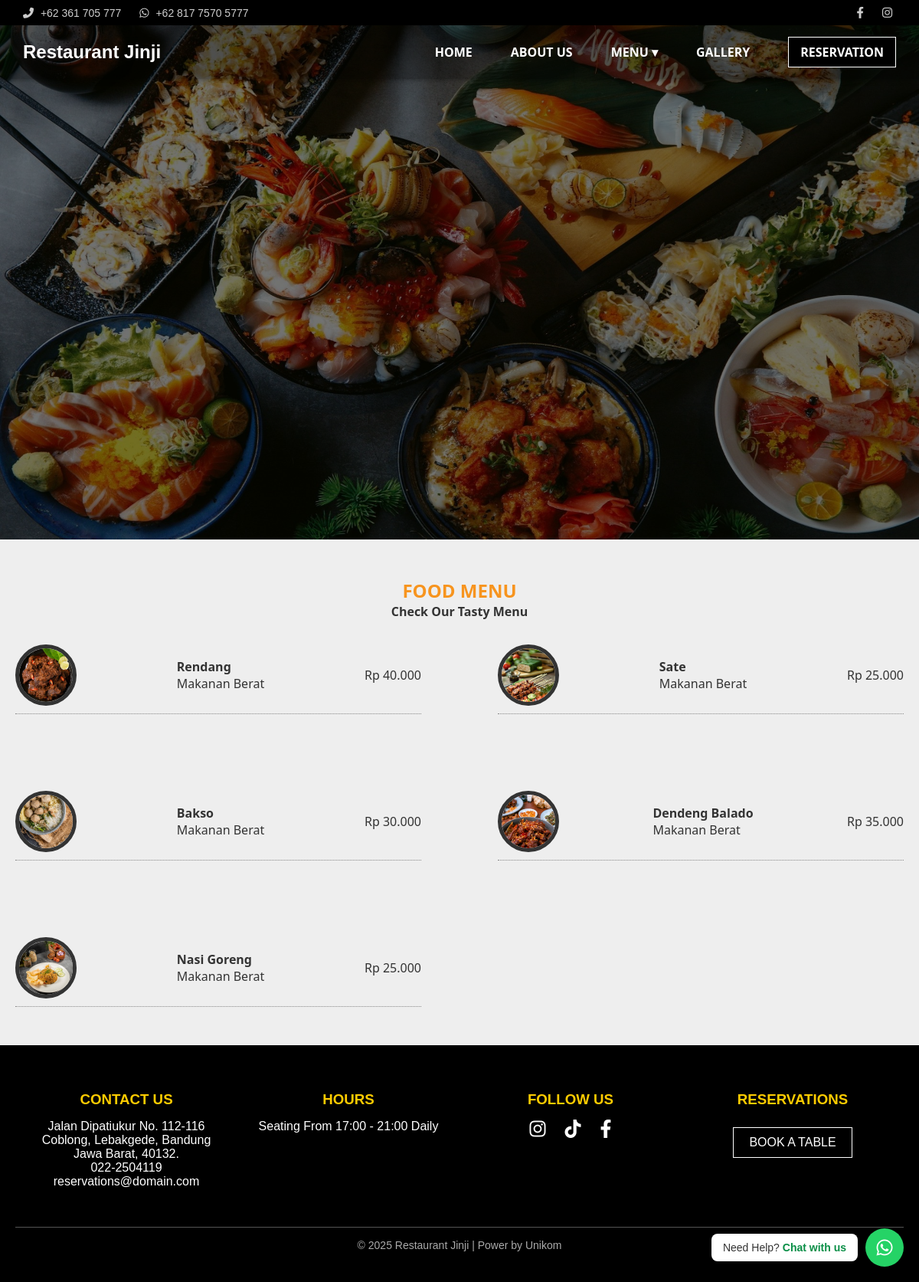
Screenshot of /Pelanggan/food.php with the database file from the repository.
### tables this page shows
CREATE TABLE `menu` (
  `id` int(11) NOT NULL,
  `name` varchar(100) NOT NULL,
  `harga` int(11) DEFAULT 0,
  `gambar` varchar(255) DEFAULT 'default.jpg',
  `jenis` enum('Makanan Berat','Makanan Ringan','Minuman') DEFAULT 'Makanan Berat',
  `tersedia` tinyint(1) DEFAULT 1
);

### Pelanggan/food.php (the view, shortened to what this page needs)
<?php include '../db.php'; ?>
<!DOCTYPE html>
<html lang="en">
<head>
    <link rel="stylesheet" href="css/menu.css">
</head>
<body>
  <?php include 'layouts/app.php'; ?>
<section class="hero">
  <img src="img/food3.jpg" alt="Kayumanis Dish" class="hero-img">
</section>
<section class="menu-section">
  <h2 class="menu-title">FOOD MENU</h2>
  <h4 class="menu-subtitle">Check Our Tasty Menu</h4>
  <div class="menu-items">
    <?php
    $query = mysqli_query($conn, "SELECT * FROM menu WHERE jenis = 'Makanan Berat' AND tersedia = 1");
    while ($row = mysqli_fetch_assoc($query)) :
    ?>
      <div class="menu-item">
        <img src="img/<?= $row['gambar'] ?>" alt="<?= htmlspecialchars($row['name']) ?>">
        <div class="item-text">
          <h4><?= htmlspecialchars($row['name']) ?></h4>
          <p><?= htmlspecialchars($row['jenis']) ?></p>
        </div>
        <div class="price">Rp <?= number_format($row['harga'], 0, ',', '.') ?></div>
      </div>
    <?php endwhile; ?>
  </div>
</section>
<?php include 'layouts/footer.php'; ?>
</body>
</html>

### Pelanggan/css/menu.css (style rules this page uses)
.menu-section { padding: 50px 20px; max-width: 1200px; margin: auto; }
.menu-items { display: grid; grid-template-columns: repeat(2, 1fr); padding-top: 2rem; gap: 100px; }
.menu-item { display: flex; align-items: center; justify-content: space-between; border-bottom: 1px dotted #888; padding-bottom: 10px; }
.menu-item img { width: 80px; height: 80px; object-fit: cover; border-radius: 50%; border: 5px solid #333; }
.menu-title { text-align: center; color: #f7941e; }
.menu-subtitle { text-align: center; }

### Pelanggan/css/style.css (style rules this page uses)
body { font-family: 'Segoe UI', Tahoma, Geneva, Verdana, sans-serif; background-color: #dddddd; margin: 0; color: #333; }
* { margin: 0; padding: 0; box-sizing: border-box; }
.hero { width: 100%; }
.hero-img { width: 100%; max-height: 44rem; filter: brightness(45%); display: block; }

### Admin/css/style.css (style rules this page uses)
* { margin: 0; padding: 0; box-sizing: border-box; }
:root { --poppins: 'Poppins', sans-serif; --lato: 'Lato', sans-serif; --light: #F9F9F9; --blue: #3C91E6; --light-blue: #CFE8FF; --grey: #eee; --dark-grey: #AAAAAA; --dark: #342E37; --red: #DB504A; --yellow: #FFCE26; --light-yellow: #FFF2C6; --orange: #FD7238; --light-orange: #FFE0D3; }
html { overflow-x: hidden; }
body { background: var(--grey); overflow-x: hidden; }

### rows the page displays
menu: gambar (picture), name "Rendang", jenis "Makanan Berat", harga "40.000"
menu: gambar (picture), name "Sate", jenis "Makanan Berat", harga "25.000"
menu: gambar (picture), name "Bakso", jenis "Makanan Berat", harga "30.000"
menu: gambar (picture), name "Dendeng Balado", jenis "Makanan Berat", harga "35.000"
menu: gambar (picture), name "Nasi Goreng", jenis "Makanan Berat", harga "25.000"
